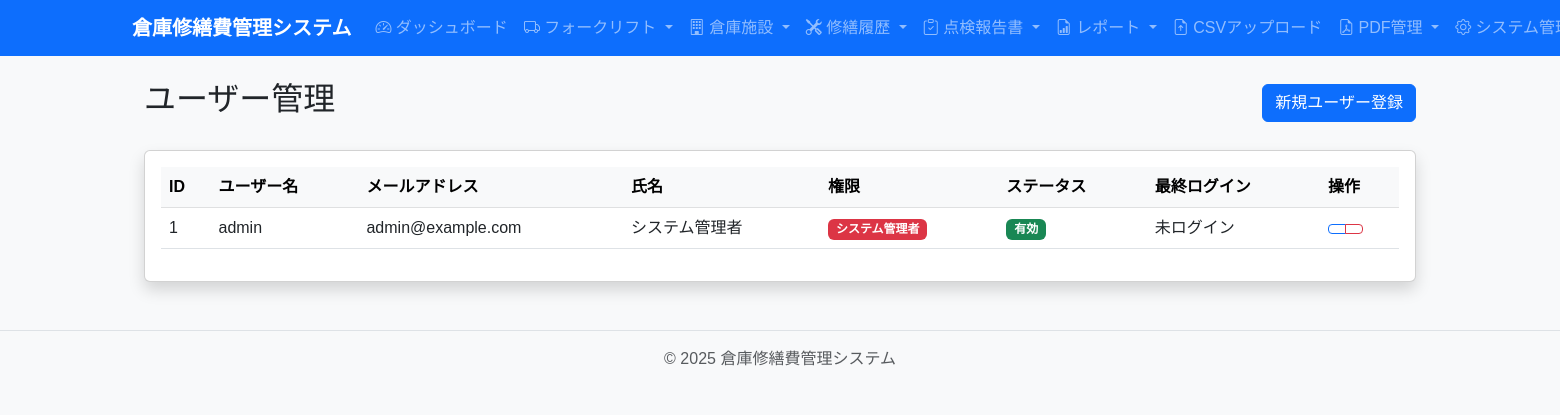
The app's page /auth/users (signed in) with its own data.
### app/models/user.py (models this page shows, shortened)
class User(db.Model, UserMixin):
    __tablename__ = 'users'
    id = db.Column(db.Integer, primary_key=True)
    username = db.Column(db.String(64), unique=True, index=True, nullable=False)
    email = db.Column(db.String(120), unique=True, index=True, nullable=False)
    password_hash = db.Column(db.String(128), nullable=False)
    full_name = db.Column(db.String(64), nullable=True)
    role = db.Column(db.String(20), default='user')  # 'admin', 'manager', 'user'
    is_active = db.Column(db.Boolean, default=True)
    created_at = db.Column(db.DateTime, default=datetime.utcnow)
    last_login = db.Column(db.DateTime, nullable=True)
    def is_admin(self):
        return self.role == 'admin'

### app/routes/auth.py (the view)
@auth_bp.route('/users')
@admin_required
def user_list():
    users = User.query.all()
    return render_template('auth/user_list.html', users=users)

### app/routes/auth.py (called while the page is built)
def admin_required(f):
    @functools.wraps(f)
    def decorated_function(*args, **kwargs):
        if not current_user.is_authenticated or not current_user.is_admin():
            flash('この操作を行う権限がありません。', 'danger')
            return redirect(url_for('main.index'))
        return f(*args, **kwargs)
    return decorated_function

### app/templates/auth/user_list.html (shortened to what this page needs)
{% extends "base.html" %}
{% block content %}
<div class="container mt-4">
    <div class="d-flex justify-content-between align-items-center mb-4">
        <h2>ユーザー管理</h2>
        <a href="{{ url_for('auth.register') }}" class="btn btn-primary">
             新規ユーザー登録
        </a>
    </div>
    <div class="card shadow">
        <div class="card-body">
            <div class="table-responsive">
                <table class="table table-hover">
                    <thead class="table-light">
                        <tr>
                            <th>ID</th>
                            <th>ユーザー名</th>
                            <th>メールアドレス</th>
                            <th>氏名</th>
                            <th>権限</th>
                            <th>ステータス</th>
                            <th>最終ログイン</th>
                            <th>操作</th>
                        </tr>
                    </thead>
                    <tbody>
                        {% for user in users %}
                        <tr>
                            <td>{{ user.id }}</td>
                            <td>{{ user.username }}</td>
                            <td>{{ user.email }}</td>
                            <td>{{ user.full_name or '-' }}</td>
                            <td>
                                {% if user.role == 'admin' %}
                                <span class="badge bg-danger">システム管理者</span>
                                {% elif user.role == 'manager' %}
                                <span class="badge bg-warning text-dark">管理者</span>
                                {% else %}
                                <span class="badge bg-secondary">一般ユーザー</span>
                                {% endif %}
                            </td>
                            <td>
                                {% if user.is_active %}
                                <span class="badge bg-success">有効</span>
                                {% else %}
                                <span class="badge bg-danger">無効</span>
                                {% endif %}
                            </td>
                            <td>{{ user.last_login.strftime('%Y-%m-%d %H:%M') if user.last_login else '未ログイン' }}</td>
                            <td>
                                <div class="btn-group">
                                    <a href="{{ url_for('auth.edit_user', user_id=user.id) }}" class="btn btn-sm btn-outline-primary">
                                    </a>
                                    <button type="button" class="btn btn-sm btn-outline-danger"
                                            data-bs-toggle="modal" data-bs-target="#deleteModal{{ user.id }}">
                                    </button>
                                </div>
                            </td>
                        </tr>
                        {% endfor %}
                    </tbody>
                </table>
            </div>
        </div>
    </div>
</div>
{% endblock %}

### app/static/css/style.css (style rules this page uses)
body { font-family: "Meiryo", "Hiragino Kaku Gothic Pro", "MS Gothic", "Yu Gothic", sans-serif; background-color: #f8f9fa; padding-top: 0; margin: 0; -webkit-font-smoothing: antialiased; -moz-osx-font-smoothing: grayscale; }
.card { box-shadow: 0 0.125rem 0.25rem rgba(0, 0, 0, 0.075); margin-bottom: 1.5rem; }
.table th { background-color: #f8f9fa; }

### records on screen
User: id "1", username "admin", email "admin@example.com", full_name "システム管理者", role "システム管理者", is_active "有効", last_login "未ログイン"
